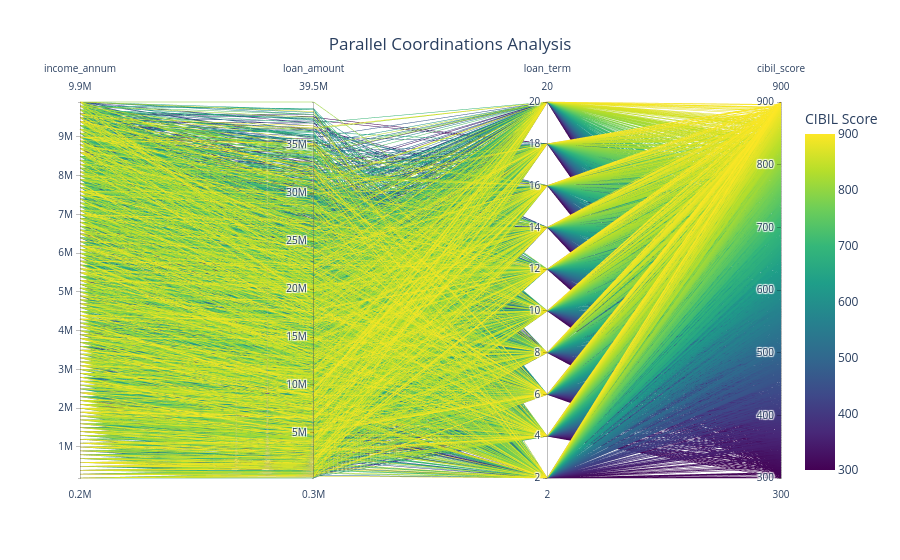

Source (notebook cell):
### Markdown cell above
#### PARALLEL COORDINATES

### Code cell
fig=px.parallel_coordinates(df,dimensions=["income_annum","loan_amount","loan_term","cibil_score"],color="cibil_score",color_continuous_scale=px.colors.sequential.Viridis,title="Parallel Coordinations Analysis")
fig.update_layout(title_x=0.5,template="plotly_white",coloraxis_colorbar_title="CIBIL Score")
fig.show()

### Figure 1 — Plotly figure (JSON) as saved in the notebook; plotly's stock layout.template omitted (floating-point values rounded to 4 significant figures; data arrays with more than 128 entries replaced by an {"elided": "..."} marker saying what was removed)
{"data": [{"dimensions": [{"label": "income_annum", "values": {"elided": "4269 int values"}}, {"label": "loan_amount", "values": {"elided": "4269 int values"}}, {"label": "loan_term", "values": {"elided": "4269 int values"}}, {"label": "cibil_score", "values": {"elided": "4269 int values"}}], "domain": {"x": [0, 1], "y": [0, 1]}, "line": {"color": {"elided": "4269 int values"}, "coloraxis": "coloraxis"}, "name": "", "type": "parcoords"}], "layout": {"coloraxis": {"autocolorscale": false, "colorbar": {"title": {"text": "CIBIL Score"}}, "colorscale": [[0, "#440154"], [0.1111, "#482878"], [0.2222, "#3e4989"], [0.3333, "#31688e"], [0.4444, "#26828e"], [0.5556, "#1f9e89"], [0.6667, "#35b779"], [0.7778, "#6ece58"], [0.8889, "#b5de2b"], [1, "#fde725"]]}, "legend": {"tracegroupgap": 0}, "title": {"text": "Parallel Coordinations Analysis", "x": 0.5}}}
